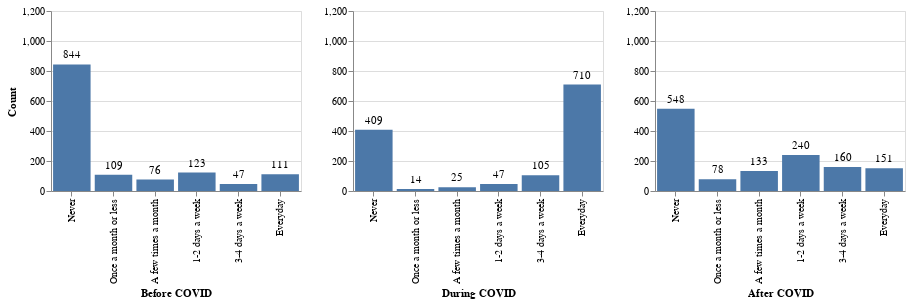

Notebook code cell kept with this figure:
### Code cell
WFH_0 = alt.Chart(WFH_before).mark_bar().encode(
    x = alt.X('WFH before COVID:O', 
        sort=['Never', 'Once a month or less', 'A few times a month', '1-2 days a week', '3-4 days a week', 'Everyday'],
        axis=alt.Axis(title='Before COVID')),
    y = alt.Y('count:Q',
        axis=alt.Axis(title='Count'),
        scale = alt.Scale(domain=[0,1200]))
).properties(width=250, height = 180)

text_0 = WFH_0.mark_text(
    align='center',
    baseline='top',
    dy=-15
).encode(
    text='count:Q'
)

WFH_1 = alt.Chart(WFH_during).mark_bar().encode(
    x = alt.X('WFH during COVID:O', sort=['Never', 'Once a month or less', 'A few times a month', '1-2 days a week', '3-4 days a week', 'Everyday'],
        axis=alt.Axis(title='During COVID')),
    y = alt.Y('count:Q',
        axis=alt.Axis(title=''),
        scale = alt.Scale(domain=[0,1200]))
).properties(width=250, height = 180)

text_1 = WFH_1.mark_text(
    align='center',
    baseline='top',
    dy=-15
).encode(
    text='count:Q'
)

WFH_2 = alt.Chart(WFH_after).mark_bar().encode(
    x = alt.X('WFH after COVID:O', sort=['Never', 'Once a month or less', 'A few times a month', '1-2 days a week', '3-4 days a week', 'Everyday'],
        axis=alt.Axis(title='After COVID')),
    y = alt.Y('count:Q',
        axis=alt.Axis(title=''),
        scale = alt.Scale(domain=[0,1200]))
).properties(width=250, height = 180)

text_2 = WFH_2.mark_text(
    align='center',
    baseline='top',
    dy=-15
).encode(
    text='count:Q'
)

WFH_0 + text_0 | WFH_1 + text_1 | WFH_2 + text_2

### Figure 1 — Vega-Lite specification as saved in the notebook (floating-point values rounded to 4 significant figures)
{"config": {"view": {"continuousWidth": 400, "continuousHeight": 300}}, "hconcat": [{"layer": [{"mark": "bar", "encoding": {"x": {"type": "ordinal", "axis": {"title": "Before COVID"}, "field": "WFH before COVID", "sort": ["Never", "Once a month or less", "A few times a month", "1-2 days a week", "3-4 days a week", "Everyday"]}, "y": {"type": "quantitative", "axis": {"title": "Count"}, "field": "count", "scale": {"domain": [0, 1200]}}}, "height": 180, "width": 250}, {"mark": {"type": "text", "align": "center", "baseline": "top", "dy": -15}, "encoding": {"text": {"type": "quantitative", "field": "count"}, "x": {"type": "ordinal", "axis": {"title": "Before COVID"}, "field": "WFH before COVID", "sort": ["Never", "Once a month or less", "A few times a month", "1-2 days a week", "3-4 days a week", "Everyday"]}, "y": {"type": "quantitative", "axis": {"title": "Count"}, "field": "count", "scale": {"domain": [0, 1200]}}}, "height": 180, "width": 250}], "data": {"name": "data-088ff98f7d2e448ef45be6d616a26b85"}}, {"layer": [{"mark": "bar", "encoding": {"x": {"type": "ordinal", "axis": {"title": "During COVID"}, "field": "WFH during COVID", "sort": ["Never", "Once a month or less", "A few times a month", "1-2 days a week", "3-4 days a week", "Everyday"]}, "y": {"type": "quantitative", "axis": {"title": ""}, "field": "count", "scale": {"domain": [0, 1200]}}}, "height": 180, "width": 250}, {"mark": {"type": "text", "align": "center", "baseline": "top", "dy": -15}, "encoding": {"text": {"type": "quantitative", "field": "count"}, "x": {"type": "ordinal", "axis": {"title": "During COVID"}, "field": "WFH during COVID", "sort": ["Never", "Once a month or less", "A few times a month", "1-2 days a week", "3-4 days a week", "Everyday"]}, "y": {"type": "quantitative", "axis": {"title": ""}, "field": "count", "scale": {"domain": [0, 1200]}}}, "height": 180, "width": 250}], "data": {"name": "data-12332bd4b7327dba0ffa296b8e21e66e"}}, {"layer": [{"mark": "bar", "encoding": {"x": {"type": "ordinal", "axis": {"title": "After COVID"}, "field": "WFH after COVID", "sort": ["Never", "Once a month or less", "A few times a month", "1-2 days a week", "3-4 days a week", "Everyday"]}, "y": {"type": "quantitative", "axis": {"title": ""}, "field": "count", "scale": {"domain": [0, 1200]}}}, "height": 180, "width": 250}, {"mark": {"type": "text", "align": "center", "baseline": "top", "dy": -15}, "encoding": {"text": {"type": "quantitative", "field": "count"}, "x": {"type": "ordinal", "axis": {"title": "After COVID"}, "field": "WFH after COVID", "sort": ["Never", "Once a month or less", "A few times a month", "1-2 days a week", "3-4 days a week", "Everyday"]}, "y": {"type": "quantitative", "axis": {"title": ""}, "field": "count", "scale": {"domain": [0, 1200]}}}, "height": 180, "width": 250}], "data": {"name": "data-ed96489bf6ec7e9a73bd09bb5afb9b2e"}}], "$schema": "https://vega.github.io/schema/vega-lite/v4.0.2.json", "datasets": {"data-088ff98f7d2e448ef45be6d616a26b85": [{"WFH before COVID": "1-2 days a week", "count": 123}, {"WFH before COVID": "3-4 days a week", "count": 47}, {"WFH before COVID": "A few times a month", "count": 76}, {"WFH before COVID": "Everyday", "count": 111}, {"WFH before COVID": "Never", "count": 844}, {"WFH before COVID": "Once a month or less", "count": 109}], "data-12332bd4b7327dba0ffa296b8e21e66e": [{"WFH during COVID": "1-2 days a week", "count": 47}, {"WFH during COVID": "3-4 days a week", "count": 105}, {"WFH during COVID": "A few times a month", "count": 25}, {"WFH during COVID": "Everyday", "count": 710}, {"WFH during COVID": "Never", "count": 409}, {"WFH during COVID": "Once a month or less", "count": 14}], "data-ed96489bf6ec7e9a73bd09bb5afb9b2e": [{"WFH after COVID": "1-2 days a week", "count": 240}, {"WFH after COVID": "3-4 days a week", "count": 160}, {"WFH after COVID": "A few times a month", "count": 133}, {"WFH after COVID": "Everyday", "count": 151}, {"WFH after COVID": "Never", "count": 548}, {"WFH after COVID": "Once a month or less", "count": 78}]}}
